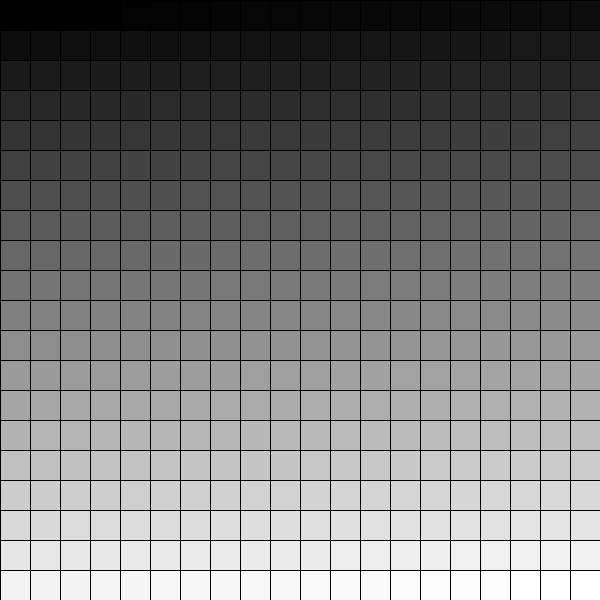
Frame 1 (no input)
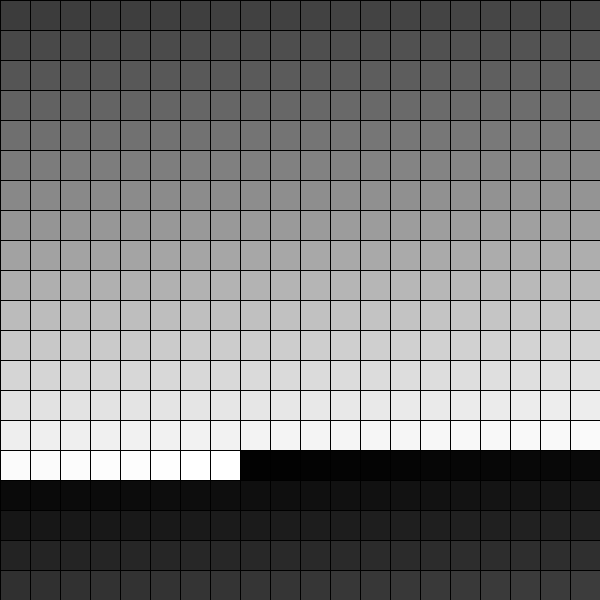
Frame 60 (the mouse pressed at the canvas centre just before this capture)
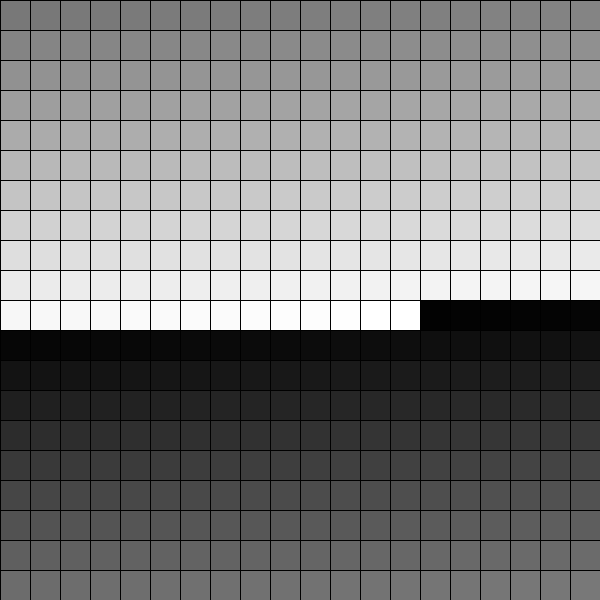
Frame 120 (the mouse held since frame 60 and released just before this capture)

The Processing sketch that drew these frames (run headless with seeded random() and noise(); from frame 60 on, the mouse is pressed at the canvas centre):

// Processing sketch: sketch_18
// ── sketch_18.pde
// this sketch uses a 2d array to store colors that 
// will be used to draw rectangles in a grid. 

// change the draw loop so that it draws evenly spaced 
// rectangles across the screen, and add a conditional 
// to make sure that once a color turns white, it returns 
// back to black as seen in the example gif.

int gridW = 20;
int gridH = 20;
float[][] greyColors = new float[gridW][gridH];

void setup() {
  size(600, 600);
  for (int i = 0; i < gridW; i++) {
    for (int j = 0; j < gridH; j++) {
      greyColors[i][j] = map(j * gridW + i, 0, gridW * gridH, 0, 255);
    }
  }
}

void draw() {
  for (int i = 0; i < gridW; i++) {
    for (int j = 0; j < gridH; j++) {
      greyColors[i][j]+=1;
      fill(greyColors[i][j]);
      rect(map(i, 0, gridW, 0, width), map(j, 0, gridH, 0, height), width/gridW, height/gridH);

      if (greyColors[i][j] >= 255) {
        greyColors[i][j] = 0; //map(j * gridW + i, 0, gridW * gridH, 0, 0);
   
        fill(greyColors[i][j]);
        greyColors[i][j]+=1;
      }
    }
  }
}
